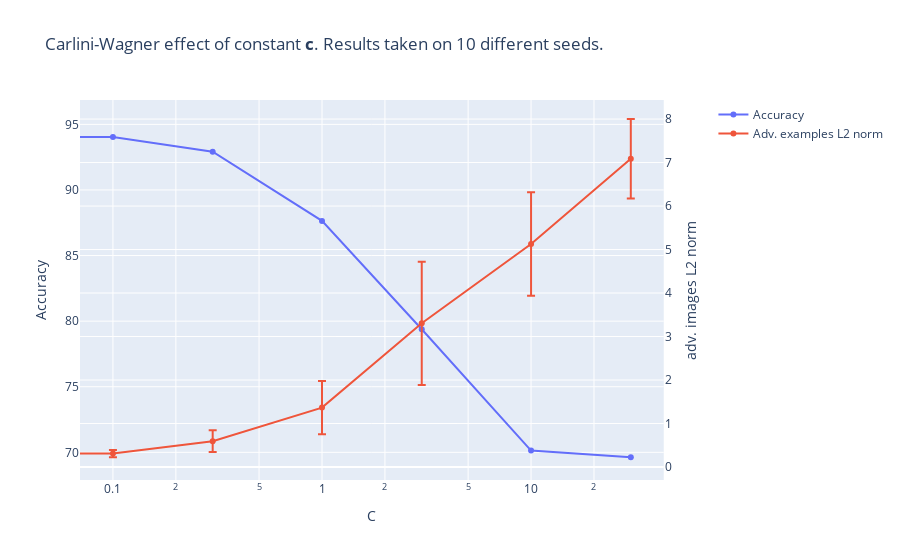

Notebook code cell kept with this figure:
### Code cell
import plotly.graph_objects as go
from plotly.subplots import make_subplots

# Create figure with secondary y-axis
fig = make_subplots(specs=[[{"secondary_y": True}]])

# Add traces
fig.add_trace(
    go.Scatter(
        x=res.loc['mean', 'c'], y=res.loc['mean', 'test_acc'], 
        # error_y= {"type": "data",
        #           "array": res.loc['std', 'test_acc']},
        name="Accuracy"),
    secondary_y=False,
)

fig.add_trace(
    go.Scatter(
        x=res.loc['mean', 'c'], y=res.loc['mean', 'mean_l2_of_adv_samples'],
        # error_y= {"type": "data",
        #           "array": res.loc['std', 'mean_l2_of_adv_samples']},
        name="Adv. examples L2 norm"),
    secondary_y=True,
)

# Add figure title
fig.update_layout(
    title_text="Carlini-Wagner effect of constant <b>c</b>. Results taken on 10 different seeds."
)

# Set x-axis title
fig.update_xaxes(title_text="C", type='log')

# Set y-axes titles
fig.update_yaxes(title_text="Accuracy", secondary_y=False)
fig.update_yaxes(title_text="adv. images L2 norm", secondary_y=True)

fig.show()

### Figure 1 — Plotly figure (JSON) as saved in the notebook; plotly's stock layout.template omitted (floating-point values rounded to 4 significant figures)
{"data": [{"name": "Accuracy", "type": "scatter", "x": [0, 0.1, 0.3, 1, 3, 10, 30], "xaxis": "x", "y": [95.12, 94.04, 92.91, 87.64, 79.38, 70.14, 69.63], "yaxis": "y"}, {"error_y": {"array": [0.0002237, 0.08354, 0.249, 0.61, 1.417, 1.19, 0.913], "type": "data"}, "name": "Adv. examples L2 norm", "type": "scatter", "x": [0, 0.1, 0.3, 1, 3, 10, 30], "xaxis": "x", "y": [0.2247, 0.3093, 0.5949, 1.366, 3.305, 5.126, 7.088], "yaxis": "y2"}], "layout": {"title": {"text": "Carlini-Wagner effect of constant <b>c</b>. Results taken on 10 different seeds."}, "xaxis": {"anchor": "y", "domain": [0, 0.94], "title": {"text": "C"}, "type": "log"}, "yaxis": {"anchor": "x", "domain": [0, 1], "title": {"text": "Accuracy"}}, "yaxis2": {"anchor": "x", "overlaying": "y", "side": "right", "title": {"text": "adv. images L2 norm"}}}}
